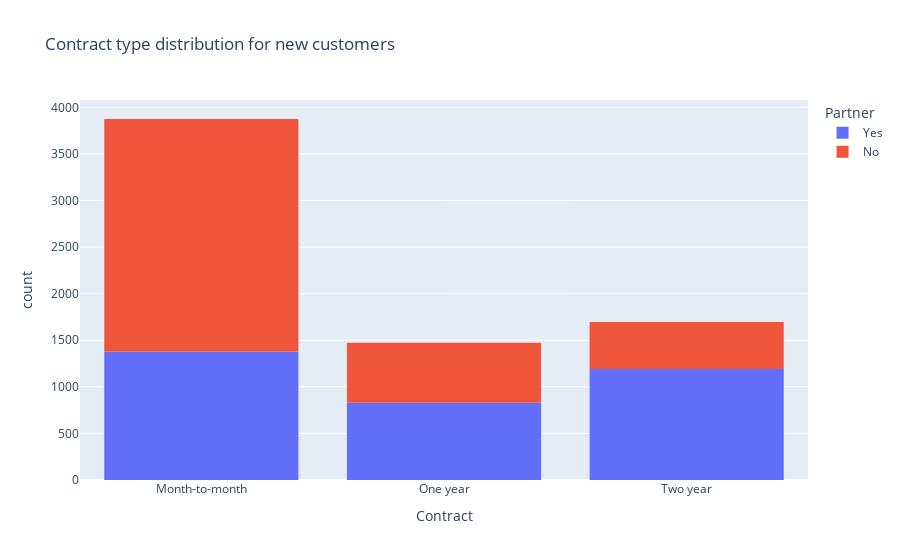

Notebook code for this chart:
### Markdown cell above
### 1b.  If the marketing team wanted to increase customer retention, to whom should they target their advertisements to?
#### Answer : Unmarried Males with a month-to-month type of contract

### Code cell
fig = px.histogram(
    data_frame=df,
    x="Contract",
    color="Partner",
    title="Contract type distribution for new customers",
)

fig.show()

### Figure 1 — Plotly figure (JSON) as saved in the notebook; plotly's stock layout.template omitted (floating-point values rounded to 4 significant figures; data arrays with more than 128 entries replaced by an {"elided": "..."} marker saying what was removed)
{"data": [{"alignmentgroup": "True", "bingroup": "x", "hovertemplate": "Partner=Yes<br>Contract=%{x}<br>count=%{y}<extra></extra>", "legendgroup": "Yes", "marker": {"color": "#636efa", "pattern": {"shape": ""}}, "name": "Yes", "offsetgroup": "Yes", "orientation": "v", "showlegend": true, "type": "histogram", "x": {"elided": "3402 str values"}, "xaxis": "x", "yaxis": "y"}, {"alignmentgroup": "True", "bingroup": "x", "hovertemplate": "Partner=No<br>Contract=%{x}<br>count=%{y}<extra></extra>", "legendgroup": "No", "marker": {"color": "#EF553B", "pattern": {"shape": ""}}, "name": "No", "offsetgroup": "No", "orientation": "v", "showlegend": true, "type": "histogram", "x": {"elided": "3641 str values"}, "xaxis": "x", "yaxis": "y"}], "layout": {"barmode": "relative", "legend": {"title": {"text": "Partner"}, "tracegroupgap": 0}, "title": {"text": "Contract type distribution for new customers"}, "xaxis": {"anchor": "y", "domain": [0, 1], "title": {"text": "Contract"}}, "yaxis": {"anchor": "x", "domain": [0, 1], "title": {"text": "count"}}}}
